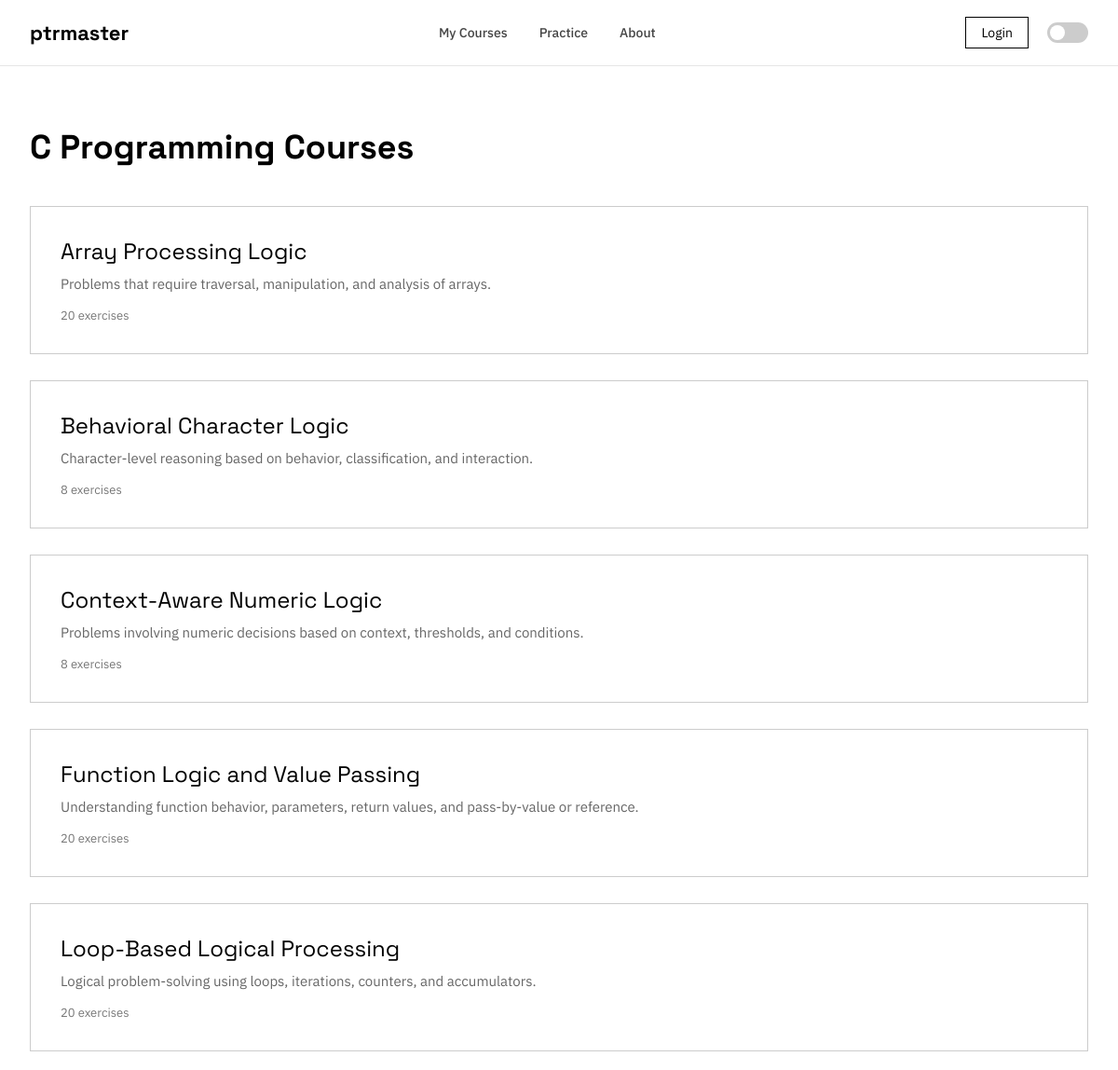
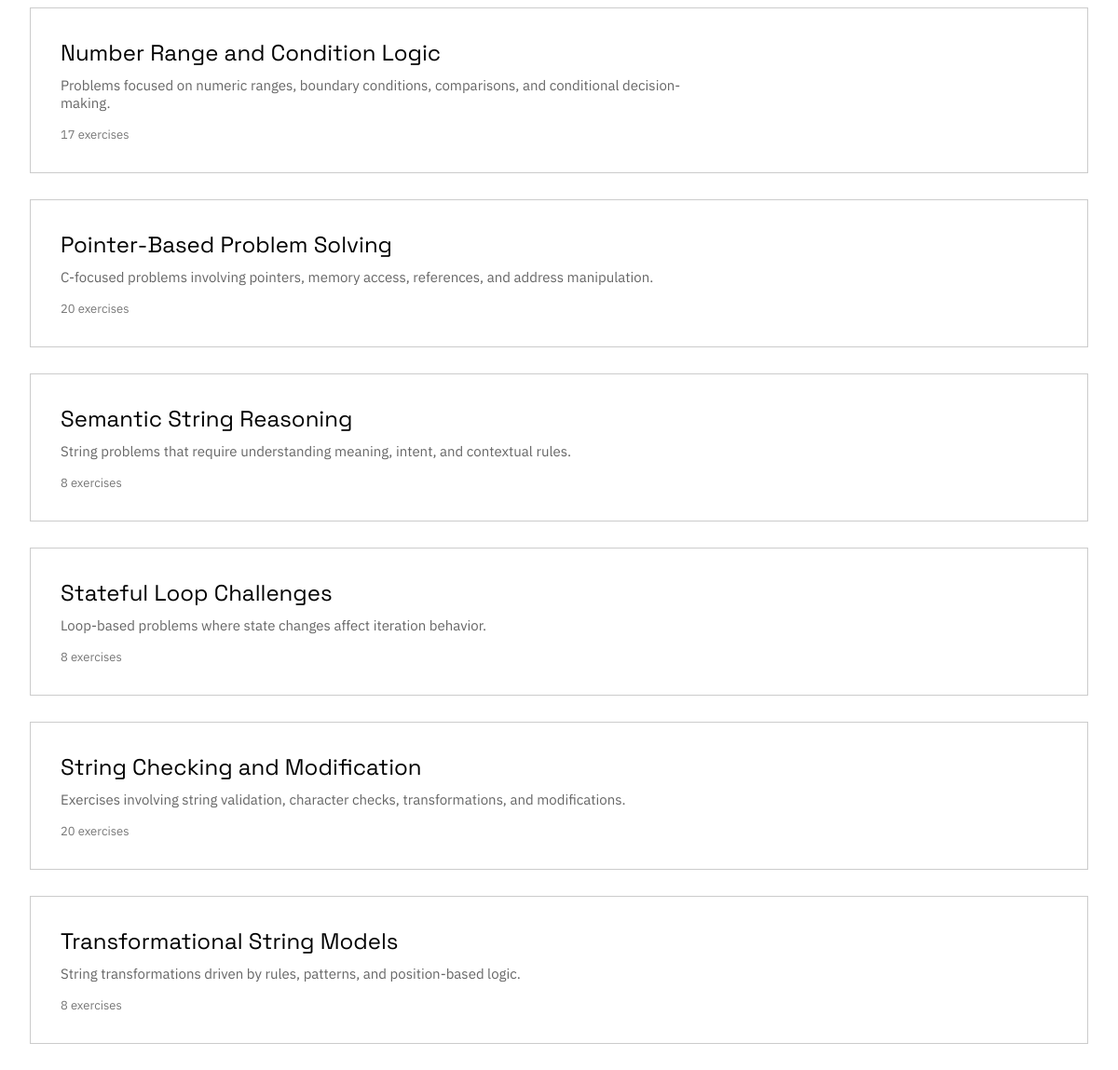
/courses.php, run on the app's committed database (2 pictures, top to bottom).
### tables this page shows
CREATE TABLE `topics` (
  `topic_id` int(11) NOT NULL,
  `topic_name` varchar(50) NOT NULL,
  `description` text DEFAULT NULL
);

### courses.php (the view, shortened to what this page needs)
<?php
$conn = new mysqli("localhost", "root", "", "coding");
$lang = 'C';
$sql = "
SELECT t.topic_id, t.topic_name, t.description,
       COUNT(DISTINCT qv.variant_id) AS total_questions
FROM topics t
JOIN questions q ON t.topic_id = q.topic_id
JOIN question_variants qv ON q.question_id = qv.question_id
WHERE qv.language = ?
GROUP BY t.topic_id, t.topic_name, t.description
HAVING total_questions > 0
ORDER BY t.topic_name
";
$stmt = $conn->prepare($sql);
$stmt->bind_param("s", $lang);
$stmt->execute();
$result = $stmt->get_result();
$displayLang = ($lang === 'CPP') ? 'C++' : 'C';
?>
<!DOCTYPE html>
<html lang="en">
<head>
<link href="https://cdnjs.cloudflare.com/ajax/libs/font-awesome/6.5.0/css/all.min.css" rel="stylesheet" />
</head>
<body>
<header>
  <div class="nav-container">
    <div class="logo"><a href="home2.php">ptrmaster</a></div>
    <nav class="nav-links">
      <a href="mycourses.php">My Courses</a>
      <a href="#">Practice</a>
      <a href="#">About</a>
    </nav>
    <div class="header-right">
      <?php if (isset($_SESSION['user_id'])): ?>
        <a class="profile" href="profile.php">
          <i class="fa-solid fa-user"></i> <?php echo htmlspecialchars($_SESSION['user_name']); ?>
        </a>
      <?php else: ?>
        <a class="login" href="login.php">Login</a>
      <?php endif; ?>
      <label class="theme-switch">
        <span class="slider"></span>
      </label>
    </div>
  </div>
</header>
<section class="courses">
  <h1><?= $displayLang ?> Programming Courses</h1>
  <?php if($result->num_rows === 0): ?>
    <p>No <?= $displayLang ?> courses available yet.</p>
  <?php else: ?>
    <?php while ($row = $result->fetch_assoc()): ?>
      <a class="course-card" href="questions.php?topic_id=<?= $row['topic_id'] ?>&lang=<?= $lang ?>">
        <div class="course-title"><?= htmlspecialchars($row['topic_name']) ?></div>
        <div class="course-desc"><?= htmlspecialchars($row['description']) ?></div>
        <div class="course-meta"><?= $row['total_questions'] ?> exercises</div>
      </a>
    <?php endwhile; ?>
  <?php endif; ?>
</section>
</body>
</html>

### courses.php (style rules this page uses)
* { margin:0; padding:0; box-sizing:border-box; }
body { font-family:"IBM Plex Sans", sans-serif; background:#fff; color:#000; transition: background 0.3s ease, color 0.3s ease; }
header { position: sticky; top: 0; background: #fff; border-bottom: 1px solid rgba(0,0,0,0.1); z-index: 1000; }
.nav-container { max-width: 1200px; margin: auto; padding: 18px 32px; display: flex; justify-content: space-between; align-items: center; }
.logo a { font-family: "Space Grotesk", sans-serif; font-size: 22px; font-weight: 700; text-decoration: none; color: #000; }
nav.nav-links { display: flex; gap: 34px; }
nav.nav-links a { font-size: 14px; color: #444; text-decoration: none; font-weight: 500; }
.header-right { display: flex; align-items: center; gap: 20px; }
.login, .profile { font-size: 14px; padding: 7px 16px; border: 1px solid #000; text-decoration: none; color: #000; }
.theme-switch { position: relative; display: inline-block; width: 44px; height: 22px; }
.slider { position: absolute; cursor: pointer; top: 0; left: 0; right: 0; bottom: 0; background-color: #ccc; transition: 0.4s; border-radius: 34px; }
.slider:before { position: absolute; content: ""; height: 16px; width: 16px; left: 3px; bottom: 3px; background-color: white; transition: 0.4s; border-radius: 50%; }
.courses { max-width:1200px; margin:64px auto 120px; padding:0 32px; }
.courses h1 { font-family:"Space Grotesk", sans-serif; font-size:36px; margin-bottom:40px; }
.course-card { display: block; border:1px solid #ccc; padding:32px; margin-bottom:28px; text-decoration: none; color: inherit; transition:transform 0.3s ease, border 0.3s ease; }
.course-title { font-family:"Space Grotesk", sans-serif; font-size:24px; margin-bottom:10px; }
.course-desc { font-size:15px; color:#666; max-width:700px; }
.course-meta { margin-top:16px; font-size:13px; color:#777; }

### data on the page
topics: topic_name "Array Processing Logic", description "Problems that require traversal, manipulation, and analysis of arrays.", total_questions "20"
topics: topic_name "Behavioral Character Logic", description "Character-level reasoning based on behavior, classification, and interaction.", total_questions "8"
topics: topic_name "Context-Aware Numeric Logic", description "Problems involving numeric decisions based on context, thresholds, and conditions.", total_questions "8"
topics: topic_name "Function Logic and Value Passing", description "Understanding function behavior, parameters, return values, and pass-by-value or reference.", total_questions "20"
topics: topic_name "Loop-Based Logical Processing", description "Logical problem-solving using loops, iterations, counters, and accumulators.", total_questions "20"
topics: topic_name "Number Range and Condition Logic", description "Problems focused on numeric ranges, boundary conditions, comparisons, and conditional decision-making.", total_questions "17"
topics: topic_name "Pointer-Based Problem Solving", description "C-focused problems involving pointers, memory access, references, and address manipulation.", total_questions "20"
topics: topic_name "Semantic String Reasoning", description "String problems that require understanding meaning, intent, and contextual rules.", total_questions "8"
topics: topic_name "Stateful Loop Challenges", description "Loop-based problems where state changes affect iteration behavior.", total_questions "8"
topics: topic_name "String Checking and Modification", description "Exercises involving string validation, character checks, transformations, and modifications.", total_questions "20"
topics: topic_name "Transformational String Models", description "String transformations driven by rules, patterns, and position-based logic.", total_questions "8"

### other printed values
$displayLang "C"
